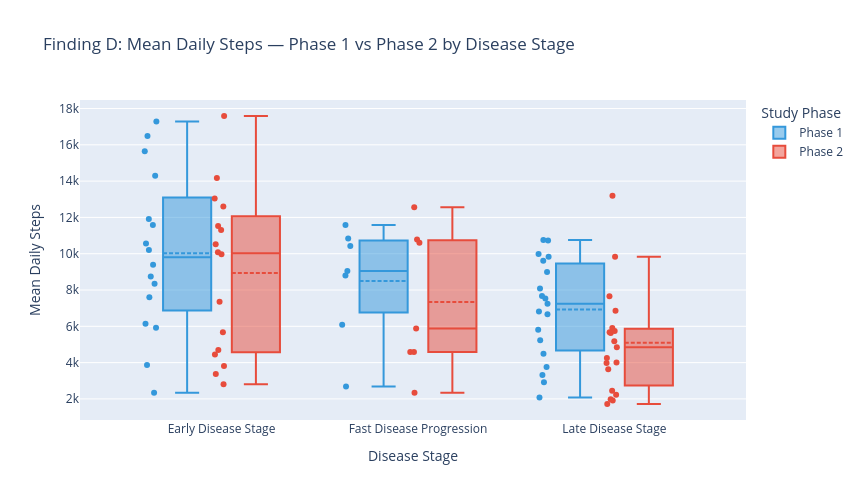

Notebook code cell kept with this figure:
### Code cell
# Per-participant mean steps in each phase
pp_phase = (
    daily.groupby(['id', 'disease_type', 'sex', 'age', 'phase'])
    .agg(mean_steps=('daily_steps','mean'), mean_resting_hr=('resting_hr','mean'),
         mean_sleep=('sleep_last_night','mean'), mean_active=('active_hours','mean'))
    .reset_index()
)

fig = px.box(
    pp_phase, x='disease_type', y='mean_steps',
    color='phase', color_discrete_map={'Phase 1': '#3498db', 'Phase 2': '#e74c3c'},
    category_orders={'disease_type': DISEASE_ORDER, 'phase': ['Phase 1', 'Phase 2']},
    points='all',
    hover_name='id',
    hover_data={'sex': True, 'age': True, 'disease_type': False},
    labels={'disease_type': 'Disease Stage', 'mean_steps': 'Mean Daily Steps', 'phase': 'Study Phase'},
    title='Finding D: Mean Daily Steps — Phase 1 vs Phase 2 by Disease Stage',
    width=860, height=500,
)
fig.update_traces(boxmean=True)
fig.show()

# Paired t-test per disease group
print('Paired t-tests (Phase 1 vs Phase 2 per participant):')
for stage in DISEASE_ORDER:
    sub   = pp_phase[pp_phase['disease_type'] == stage]
    pivot = sub.pivot_table(index='id', columns='phase', values='mean_steps').dropna()
    if len(pivot) >= 3:
        t, p = stats.ttest_rel(pivot['Phase 1'], pivot['Phase 2'])
        delta = pivot['Phase 2'].mean() - pivot['Phase 1'].mean()
        print(f'  {stage[:20]:20s}: t={t:.2f}, p={p:.3f}, delta={delta:+.0f} steps  (n={len(pivot)})')
    else:
        print(f'  {stage[:20]:20s}: too few participants ({len(pivot)})')

### Figure 1 — Plotly figure (JSON) as saved in the notebook; plotly's stock layout.template omitted (floating-point values rounded to 4 significant figures)
{"data": [{"alignmentgroup": "True", "boxmean": true, "boxpoints": "all", "customdata": [["Female", 44], ["Male", 50], ["Female", 55], ["Male", 68], ["Male", 60], ["Male", 52], ["Female", 45], ["Female", 48], ["Male", 43], ["Female", 55], ["Male", 36], ["Female", 29], ["Male", 41], ["Female", 61], ["Female", 50], ["Male", 46], ["Female", 44], ["Female", 56], ["Male", 54], ["Male", 53], ["Female", 41], ["Female", 45], ["Female", 62], ["Female", 49], ["Female", 60], ["Female", 42], ["Male", 51], ["Male", 53], ["Male", 48], ["Female", 44], ["Female", 48], ["Female", 41], ["Female", 45], ["Female", 50], ["Female", 54], ["Female", 47], ["Male", 60], ["Male", 49], ["Female", 53], ["Female", 40], ["Female", 21], ["Female", 41]], "hovertemplate": "<b>%{hovertext}</b><br><br>Study Phase=Phase 1<br>Mean Daily Steps=%{y}<br>sex=%{customdata[0]}<br>age=%{customdata[1]}<extra></extra>", "hovertext": [1120.0, 1556.0, 1971.0, 2130.0, 2589.0, 2676.0, 2815.0, 2854.0, 2909.0, 3389.0, 3405.0, 4349.0, 4420.0, 4441.0, 4457.0, 4475.0, 4701.0, 5338.0, 5441.0, 5479.0, 5977.0, 6155.0, 6395.0, 6661.0, 6823.0, 6864.0, 6947.0, 7016.0, 7183.0, 7458.0, 7513.0, 7996.0, 8046.0, 8147.0, 8388.0, 8446.0, 8826.0, 9085.0, 9173.0, 9411.0, 9501.0, 9926.0], "legendgroup": "Phase 1", "marker": {"color": "#3498db"}, "name": "Phase 1", "notched": false, "offsetgroup": "Phase 1", "orientation": "v", "showlegend": true, "type": "box", "x": ["Late Disease Stage", "Early Disease Stage", "Late Disease Stage", "Late Disease Stage", "Late Disease Stage", "Fast Disease Progression", "Early Disease Stage", "Early Disease Stage", "Early Disease Stage", "Late Disease Stage", "Early Disease Stage", "Early Disease Stage", "Early Disease Stage", "Fast Disease Progression", "Early Disease Stage", "Early Disease Stage", "Late Disease Stage", "Late Disease Stage", "Late Disease Stage", "Fast Disease Progression", "Early Disease Stage", "Late Disease Stage", "Late Disease Stage", "Late Disease Stage", "Late Disease Stage", "Early Disease Stage", "Fast Disease Progression", "Late Disease Stage", "Fast Disease Progression", "Late Disease Stage", "Late Disease Stage", "Late Disease Stage", "Early Disease Stage", "Late Disease Stage", "Early Disease Stage", "Early Disease Stage", "Fast Disease Progression", "Late Disease Stage", "Early Disease Stage", "Fast Disease Progression", "Early Disease Stage", "Late Disease Stage"], "x0": " ", "xaxis": "x", "y": [7242.0, 15640.0, 2923.0, 2076.0, 9981.0, 10420.0, 10560.0, 17290.0, 16480.0, 6667.0, 7603.0, 8344.0, 3870.0, 11580.0, 6148.0, 2341.0, 9613.0, 5231.0, 3323.0, 8799.0, 10210.0, 7673.0, 4487.0, 10730.0, 8087.0, 9394.0, 10840.0, 3756.0, 2683.0, 5817.0, 10750.0, 7527.0, 11590.0, 6817.0, 5925.0, 11910.0, 6084.0, 9839.0, 8751.0, 9053.0, 14290.0, 8998.0], "y0": " ", "yaxis": "y"}, {"alignmentgroup": "True", "boxmean": true, "boxpoints": "all", "customdata": [["Female", 44], ["Male", 50], ["Female", 55], ["Male", 68], ["Male", 60], ["Male", 52], ["Female", 45], ["Female", 48], ["Male", 43], ["Female", 55], ["Male", 36], ["Female", 29], ["Male", 41], ["Female", 61], ["Female", 50], ["Male", 46], ["Female", 44], ["Female", 56], ["Male", 54], ["Male", 53], ["Female", 41], ["Female", 45], ["Female", 62], ["Female", 49], ["Female", 60], ["Female", 42], ["Male", 51], ["Male", 53], ["Male", 48], ["Female", 44], ["Female", 48], ["Female", 41], ["Female", 45], ["Female", 50], ["Female", 54], ["Female", 47], ["Male", 60], ["Male", 49], ["Female", 53], ["Female", 40], ["Female", 21], ["Female", 41]], "hovertemplate": "<b>%{hovertext}</b><br><br>Study Phase=Phase 2<br>Mean Daily Steps=%{y}<br>sex=%{customdata[0]}<br>age=%{customdata[1]}<extra></extra>", "hovertext": [1120.0, 1556.0, 1971.0, 2130.0, 2589.0, 2676.0, 2815.0, 2854.0, 2909.0, 3389.0, 3405.0, 4349.0, 4420.0, 4441.0, 4457.0, 4475.0, 4701.0, 5338.0, 5441.0, 5479.0, 5977.0, 6155.0, 6395.0, 6661.0, 6823.0, 6864.0, 6947.0, 7016.0, 7183.0, 7458.0, 7513.0, 7996.0, 8046.0, 8147.0, 8388.0, 8446.0, 8826.0, 9085.0, 9173.0, 9411.0, 9501.0, 9926.0], "legendgroup": "Phase 2", "marker": {"color": "#e74c3c"}, "name": "Phase 2", "notched": false, "offsetgroup": "Phase 2", "orientation": "v", "showlegend": true, "type": "box", "x": ["Late Disease Stage", "Early Disease Stage", "Late Disease Stage", "Late Disease Stage", "Late Disease Stage", "Fast Disease Progression", "Early Disease Stage", "Early Disease Stage", "Early Disease Stage", "Late Disease Stage", "Early Disease Stage", "Early Disease Stage", "Early Disease Stage", "Fast Disease Progression", "Early Disease Stage", "Early Disease Stage", "Late Disease Stage", "Late Disease Stage", "Late Disease Stage", "Fast Disease Progression", "Early Disease Stage", "Late Disease Stage", "Late Disease Stage", "Late Disease Stage", "Late Disease Stage", "Early Disease Stage", "Fast Disease Progression", "Late Disease Stage", "Fast Disease Progression", "Late Disease Stage", "Late Disease Stage", "Late Disease Stage", "Early Disease Stage", "Late Disease Stage", "Early Disease Stage", "Early Disease Stage", "Fast Disease Progression", "Late Disease Stage", "Early Disease Stage", "Fast Disease Progression", "Early Disease Stage", "Late Disease Stage"], "x0": " ", "xaxis": "x", "y": [6864.0, 17590.0, 2235.0, 2445.0, 4248.0, 10790.0, 10520.0, 14180.0, 11530.0, 5177.0, 3819.0, 13040.0, 4700.0, 4583.0, 10080.0, 2809.0, 5632.0, 3981.0, 4001.0, 5882.0, 5674.0, 7654.0, 1910.0, 5910.0, 5680.0, 7360.0, 12560.0, 1720.0, 2344.0, 4848.0, 13200.0, 3638.0, 12600.0, 1979.0, 3368.0, 11310.0, 4589.0, 5748.0, 4453.0, 10610.0, 9964.0, 9837.0], "y0": " ", "yaxis": "y"}], "layout": {"boxmode": "group", "height": 500, "legend": {"title": {"text": "Study Phase"}, "tracegroupgap": 0}, "title": {"text": "Finding D: Mean Daily Steps — Phase 1 vs Phase 2 by Disease Stage"}, "width": 860, "xaxis": {"anchor": "y", "categoryarray": ["Early Disease Stage", "Fast Disease Progression", "Late Disease Stage"], "categoryorder": "array", "domain": [0, 1], "title": {"text": "Disease Stage"}}, "yaxis": {"anchor": "x", "domain": [0, 1], "title": {"text": "Mean Daily Steps"}}}}
